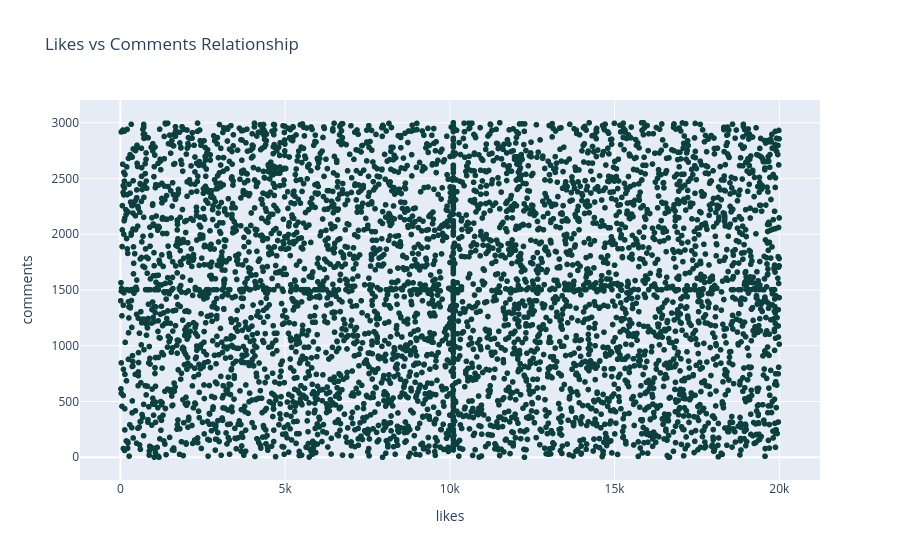

The notebook cell this image was saved under:
### Code cell
sca = px.scatter(df, x='likes', y='comments', title='Likes vs Comments Relationship',color_discrete_sequence=["#0b403f"])
sca.show()

### Figure 1 — Plotly figure (JSON) as saved in the notebook; plotly's stock layout.template omitted (floating-point values rounded to 4 significant figures; data arrays with more than 128 entries replaced by an {"elided": "..."} marker saying what was removed)
{"data": [{"hovertemplate": "likes=%{x}<br>comments=%{y}<extra></extra>", "legendgroup": "", "marker": {"color": "#0b403f", "symbol": "circle"}, "mode": "markers", "name": "", "showlegend": false, "type": "scattergl", "x": {"elided": "5000 float values"}, "xaxis": "x", "y": {"elided": "5000 float values"}, "yaxis": "y"}], "layout": {"legend": {"tracegroupgap": 0}, "title": {"text": "Likes vs Comments Relationship"}, "xaxis": {"anchor": "y", "domain": [0, 1], "title": {"text": "likes"}}, "yaxis": {"anchor": "x", "domain": [0, 1], "title": {"text": "comments"}}}}
